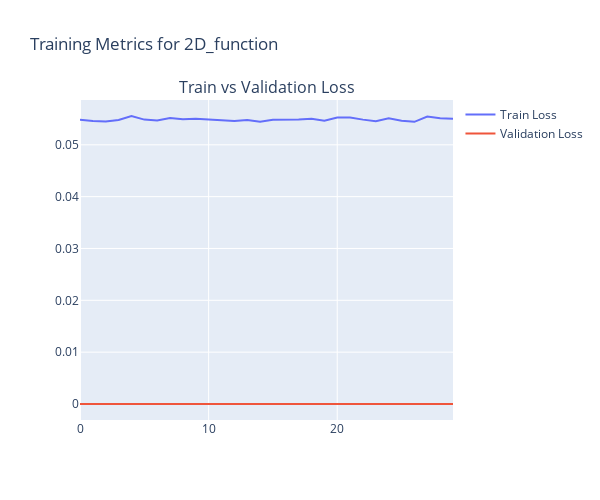

Write notebook code for a chart like this one.
### Code cell
mmgn_trainer = trainer.Trainer(
    dataset='2D_function',
    n_epochs=30,
    model=model_MMGN,
    true_fx=gradient,  # True gradient function
    criterion='L1loss',  # Use L1 loss for gradient approximation
    optimizer='Adam',
    lr=0.001,
    batch_size=32,
    device='cuda' if torch.cuda.is_available() else 'cpu'
)

mmgn_trainer.train(train_loader_grad)
mmgn_trainer.plot_train_metrics()

### Figure 1 — Plotly figure (JSON) as saved in the notebook; plotly's stock layout.template omitted (floating-point values rounded to 4 significant figures)
{"data": [{"mode": "lines", "name": "Train Loss", "type": "scatter", "x": [0, 1, 2, 3, 4, 5, 6, 7, 8, 9, 10, 11, 12, 13, 14, 15, 16, 17, 18, 19, 20, 21, 22, 23, 24, 25, 26, 27, 28, 29], "xaxis": "x", "y": [0.05482, 0.05457, 0.05451, 0.0548, 0.05556, 0.05486, 0.05469, 0.05518, 0.05491, 0.05501, 0.05487, 0.05477, 0.05461, 0.05479, 0.05443, 0.05481, 0.05484, 0.05488, 0.05503, 0.05463, 0.05528, 0.05525, 0.05486, 0.05456, 0.05512, 0.05464, 0.05443, 0.05545, 0.05512, 0.05505], "yaxis": "y"}, {"mode": "lines", "name": "Validation Loss", "type": "scatter", "x": [0, 1, 2, 3, 4, 5, 6, 7, 8, 9, 10, 11, 12, 13, 14, 15, 16, 17, 18, 19, 20, 21, 22, 23, 24, 25, 26, 27, 28, 29], "xaxis": "x", "y": [0, 0, 0, 0, 0, 0, 0, 0, 0, 0, 0, 0, 0, 0, 0, 0, 0, 0, 0, 0, 0, 0, 0, 0, 0, 0, 0, 0, 0, 0], "yaxis": "y"}], "layout": {"annotations": [{"font": {"size": 16}, "showarrow": false, "text": "Train vs Validation Loss", "x": 0.5, "xanchor": "center", "xref": "paper", "y": 1, "yanchor": "bottom", "yref": "paper"}], "height": 500, "showlegend": true, "title": {"text": "Training Metrics for 2D_function"}, "width": 600, "xaxis": {"anchor": "y", "domain": [0, 1]}, "yaxis": {"anchor": "x", "domain": [0, 1]}}}
